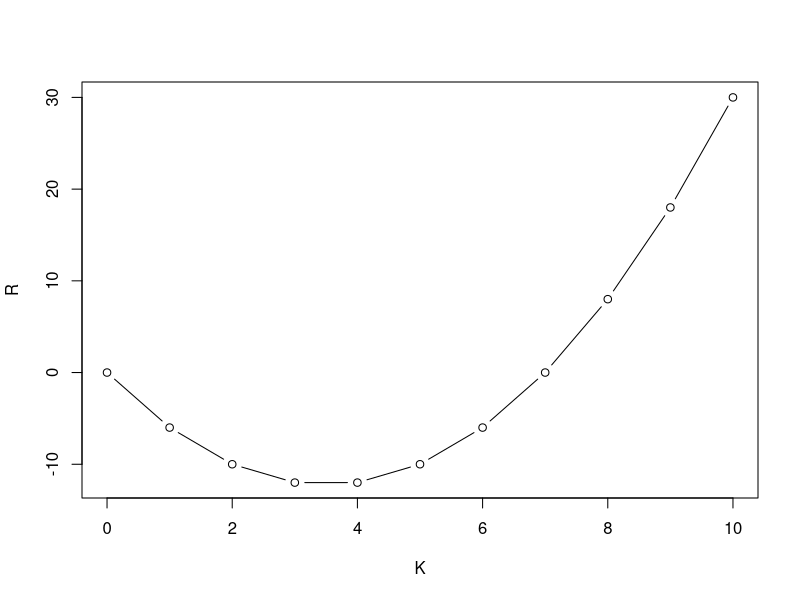
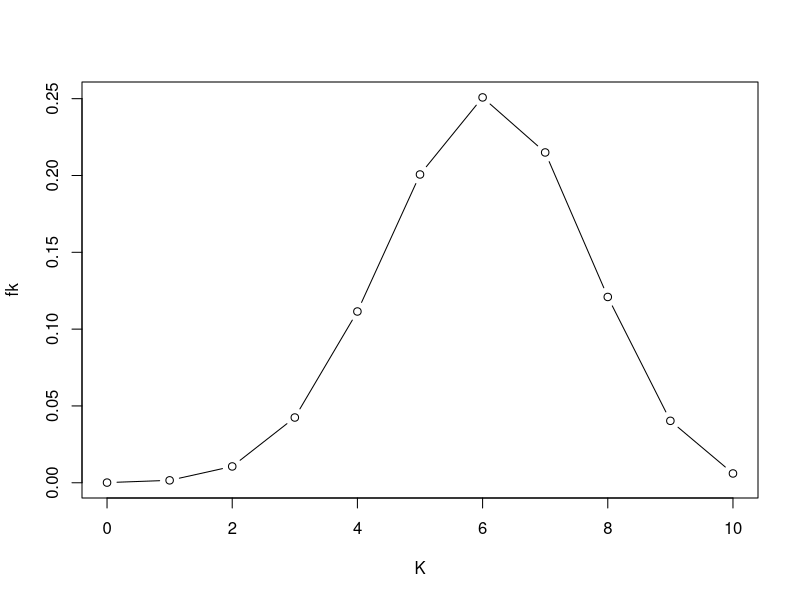
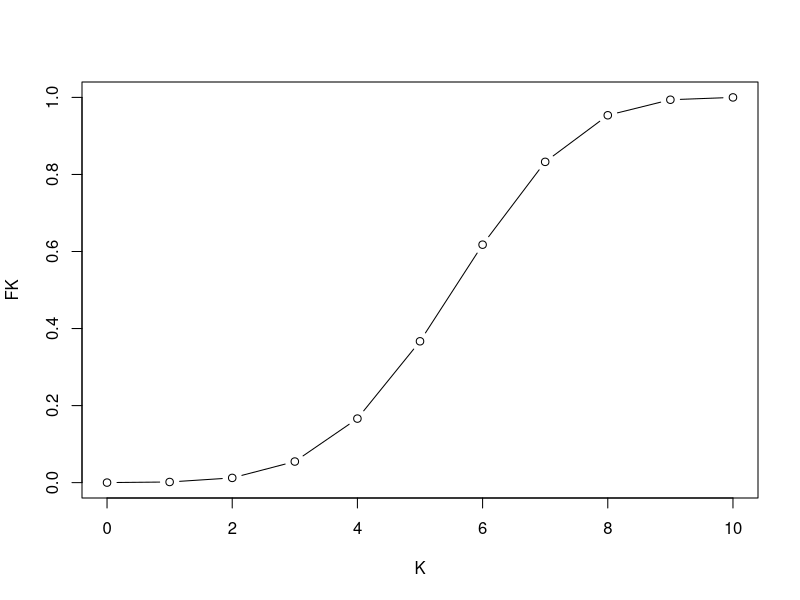

Source code (R) for these figures, in order:
p=0.6
N=10
K=seq(0,N)
fk=seq(0,N)
R=seq(0,N)


for (i in 0:length(K)){
  print(K[i])
}
print("______________________________________")
for (i in 0:length(K)){
  R[i]=(K[i]^2)-7*K[i]
  print(K[i])
}
plot(K,R,type = "b")

for (i in 0:length(fk)){
  fk[i]=choose(10,K[i])*(p^K[i])*(1-p)^(10-K[i]) #PMF
}
plot(K,fk,type = "b")
FK=cumsum(fk) #CDF
plot(K,FK,type = "b")

#8. Si calcoli la PMF e la CDF di K usando dbinom e pbinom
D=dbinom(K,size=N,prob = p)
P=pbinom(K,size=N,prob = p)
#confronto ok
new=rbinom(N,1,0.5)
Dnew=dbinom(new,size=N,prob = 0.5)
media=mean(new)
Enew=sum(new*Dnew)

expR=sum(K*FK)




